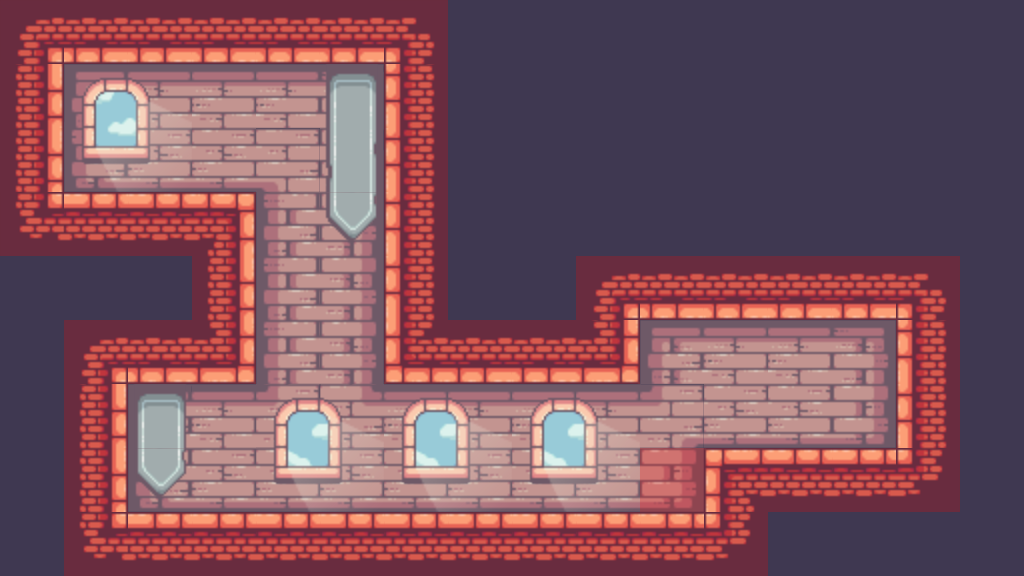

A 2D game scene composited from a Tiled map and its tileset images. What follows is a short description and the map's XML, with every tile layer's data as written:
An orthogonal 16x9 tile map with 64x64 px tiles, 4 tile layers (Bg, Tiles, Collisions, Decorations), 3 tilesets.

<map version="1.10" tiledversion="1.10.2" orientation="orthogonal" renderorder="right-down" width="16" height="9" tilewidth="64" tileheight="64" infinite="0" nextlayerid="7" nextobjectid="11">
 <editorsettings>
  <export target="../eee.js" format="js" />
 </editorsettings>
 <tileset firstgid="1" source="../tilesets/Main.tsx" />
 <tileset firstgid="248" source="../tilesets/Decorations.tsx" />
 <tileset firstgid="290" source="../tilesets/Misc.tsx" />
 <layer id="2" name="Bg" width="16" height="9">
  <data encoding="csv">
41,41,41,41,41,41,41,41,41,41,41,41,41,41,41,41,
41,41,41,41,41,41,41,41,41,41,41,41,41,41,41,41,
41,41,41,41,41,41,41,41,41,41,41,41,41,41,41,41,
41,41,41,41,41,41,41,41,41,41,41,41,41,41,41,41,
41,41,41,41,41,41,41,41,41,41,41,41,41,41,41,41,
41,41,41,41,41,41,41,41,41,41,41,41,41,41,41,41,
41,41,41,41,41,41,41,41,41,41,41,41,41,41,41,41,
41,41,41,41,41,41,41,41,41,41,41,41,41,41,41,41,
41,41,41,41,41,41,41,41,41,41,41,41,41,41,41,41
</data>
 </layer>
 <layer id="1" name="Tiles" width="16" height="9">
  <data encoding="csv">
27,60,60,60,60,60,28,0,41,41,41,41,41,41,41,41,
42,135,136,136,136,137,40,0,41,41,41,41,41,41,41,41,
42,173,174,174,142,156,40,0,0,0,0,0,0,0,0,41,
46,22,22,23,154,156,40,0,0,0,0,0,0,0,0,41,
41,0,0,42,154,156,40,0,0,27,60,60,60,60,28,0,
41,27,60,61,154,156,59,60,60,61,135,136,136,137,40,0,
41,42,135,136,161,160,136,136,136,136,170,174,174,175,40,0,
41,42,173,174,174,174,174,174,174,174,175,21,22,22,47,41,
41,46,22,22,22,22,22,22,22,22,22,47,0,0,41,41
</data>
 </layer>
 <layer id="4" name="Collisions" width="16" height="9" opacity="0.22">
  <data encoding="csv">
292,292,292,292,292,292,292,0,0,0,0,0,0,0,0,0,
292,0,0,0,0,0,292,0,0,0,0,0,0,0,0,0,
292,0,0,0,0,0,292,0,0,0,0,0,0,0,0,0,
292,292,292,292,0,0,292,0,0,0,0,0,0,0,0,0,
0,0,0,292,0,0,292,0,0,292,292,292,292,292,292,0,
0,292,292,292,0,0,292,292,292,292,0,0,0,0,292,0,
0,292,0,0,0,0,0,0,0,0,0,0,0,0,292,0,
0,292,0,0,0,0,0,0,0,0,292,292,292,292,292,0,
0,292,292,292,292,292,292,292,292,292,292,292,0,0,0,0
</data>
 </layer>
 <objectgroup id="3" name="Boxes and Door" />
 <layer id="5" name="Decorations" width="16" height="9">
  <data encoding="csv">
0,0,0,0,0,0,0,0,0,0,0,0,0,0,0,0,
0,273,274,0,0,256,0,0,0,0,0,0,0,0,0,0,
0,280,281,0,0,263,0,0,0,0,0,0,0,0,0,0,
0,0,0,0,0,277,0,0,0,0,0,0,0,0,0,0,
0,0,0,0,0,0,0,0,0,0,0,0,0,0,0,0,
0,0,0,0,0,0,0,0,0,0,0,0,0,0,0,0,
0,0,256,0,271,272,271,272,271,272,0,0,0,0,0,0,
0,0,277,0,278,279,278,279,278,279,0,0,0,0,0,0,
0,0,0,0,0,0,0,0,0,0,0,0,0,0,0,0
</data>
 </layer>
</map>
